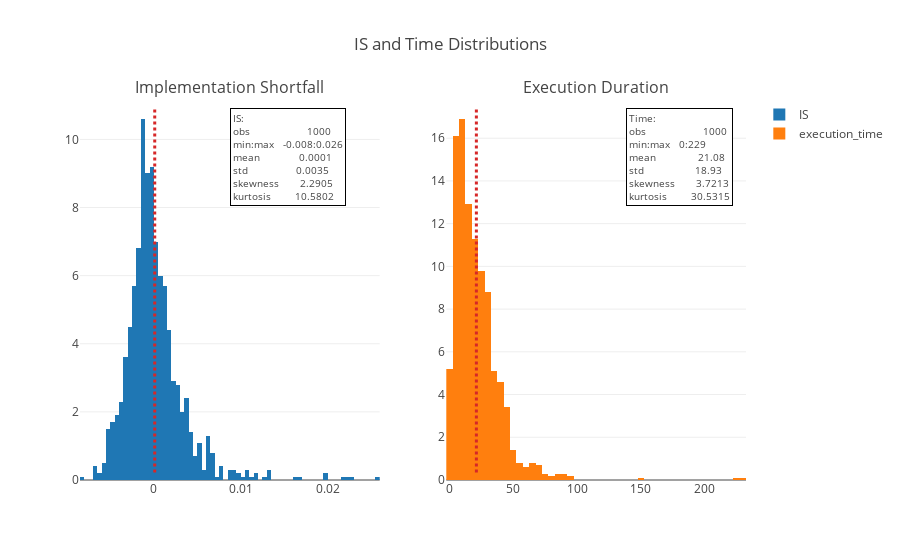

The code cell stored with this chart in its notebook:
### Code cell
utils.get_result_hist(df_results)

### Figure 1 — Plotly figure (JSON) as saved in the notebook; plotly's stock layout.template omitted (floating-point values rounded to 4 significant figures; data arrays with more than 128 entries replaced by an {"elided": "..."} marker saying what was removed)
{"data": [{"histnorm": "percent", "name": "IS", "type": "histogram", "x": {"elided": "1000 float values"}, "xaxis": "x", "yaxis": "y"}, {"histnorm": "percent", "name": "execution_time", "type": "histogram", "x": {"elided": "1000 float values"}, "xaxis": "x2", "yaxis": "y2"}], "layout": {"annotations": [{"font": {"size": 16}, "showarrow": false, "text": "Implementation Shortfall", "x": 0.225, "xanchor": "center", "xref": "paper", "y": 1, "yanchor": "bottom", "yref": "paper"}, {"font": {"size": 16}, "showarrow": false, "text": "Execution Duration", "x": 0.775, "xanchor": "center", "xref": "paper", "y": 1, "yanchor": "bottom", "yref": "paper"}, {"align": "left", "bgcolor": "white", "bordercolor": "black", "borderpad": 2, "borderwidth": 1, "font": {"size": 10}, "showarrow": false, "text": "IS:<br>obs                   1000<br>min:max   -0.008:0.026<br>mean             0.0001<br>std                0.0035<br>skewness       2.2905<br>kurtosis        10.5802", "x": 0.4, "xanchor": "right", "xref": "paper", "y": 0.98, "yanchor": "top", "yref": "paper"}, {"align": "left", "bgcolor": "white", "bordercolor": "black", "borderpad": 2, "borderwidth": 1, "font": {"size": 10}, "showarrow": false, "text": "Time:<br>obs                   1000<br>min:max   0:229<br>mean              21.08<br>std                 18.93<br>skewness       3.7213<br>kurtosis        30.5315", "x": 0.98, "xanchor": "right", "xref": "paper", "y": 0.98, "yanchor": "top", "yref": "paper"}], "shapes": [{"line": {"color": "#D62728", "dash": "dot", "width": 3}, "type": "line", "x0": 0.0001026, "x1": 0.0001026, "xref": "x", "y0": 0.02, "y1": 0.98, "yref": "paper"}, {"line": {"color": "#D62728", "dash": "dot", "width": 3}, "type": "line", "x0": 21.08, "x1": 21.08, "xref": "x2", "y0": 0.02, "y1": 0.98, "yref": "paper"}], "title": {"text": "IS and Time Distributions"}, "xaxis": {"anchor": "y", "domain": [0, 0.45]}, "xaxis2": {"anchor": "y2", "domain": [0.55, 1]}, "yaxis": {"anchor": "x", "domain": [0, 1]}, "yaxis2": {"anchor": "x2", "domain": [0, 1]}}}
